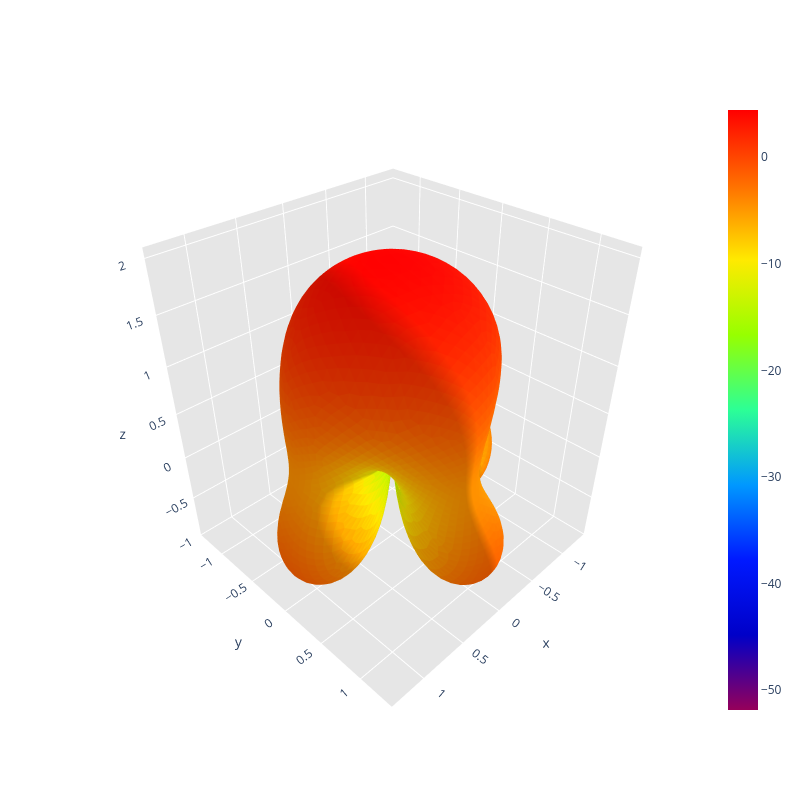

Notebook code for this chart:
### Code cell
display_lhcp_gain(path, save_image=False, save_gif=True)

### Figure 1 — Plotly figure (JSON) as saved in the notebook; plotly's stock layout.template omitted (floating-point values rounded to 4 significant figures; data arrays with more than 128 entries replaced by an {"elided": "..."} marker saying what was removed)
{"data": [{"facecolor": {"elided": "10296 str values"}, "i": {"elided": "10296 int values"}, "j": {"elided": "10296 int values"}, "k": {"elided": "10296 int values"}, "name": "", "type": "mesh3d", "x": {"elided": "5150 float values"}, "y": {"elided": "5150 float values"}, "z": {"elided": "5150 float values"}}, {"hoverinfo": "none", "marker": {"color": [-51.87, 4.431], "colorscale": [[0, "rgb(150, 0, 90)"], [0.125, "rgb(0, 0, 200)"], [0.25, "rgb(0, 25, 255)"], [0.375, "rgb(0, 152, 255)"], [0.5, "rgb(44, 255, 150)"], [0.625, "rgb(151, 255, 0)"], [0.75, "rgb(255, 234, 0)"], [0.875, "rgb(255, 111, 0)"], [1, "rgb(255, 0, 0)"]], "showscale": true, "size": 0.1}, "mode": "markers", "showlegend": false, "type": "scatter3d", "x": [1.225e-16], "y": [-2.999e-32], "z": [2.0]}], "layout": {"height": 800, "scene": {"aspectratio": {"x": 0.8892, "y": 0.8841, "z": 1}, "xaxis": {"backgroundcolor": "rgb(230, 230, 230)", "gridcolor": "rgb(255, 255, 255)", "showbackground": true, "zerolinecolor": "rgb(255, 255, 255)"}, "yaxis": {"backgroundcolor": "rgb(230, 230, 230)", "gridcolor": "rgb(255, 255, 255)", "showbackground": true, "zerolinecolor": "rgb(255, 255, 255)"}, "zaxis": {"backgroundcolor": "rgb(230, 230, 230)", "gridcolor": "rgb(255, 255, 255)", "showbackground": true, "zerolinecolor": "rgb(255, 255, 255)"}}, "title": {"text": ""}, "width": 800}}
